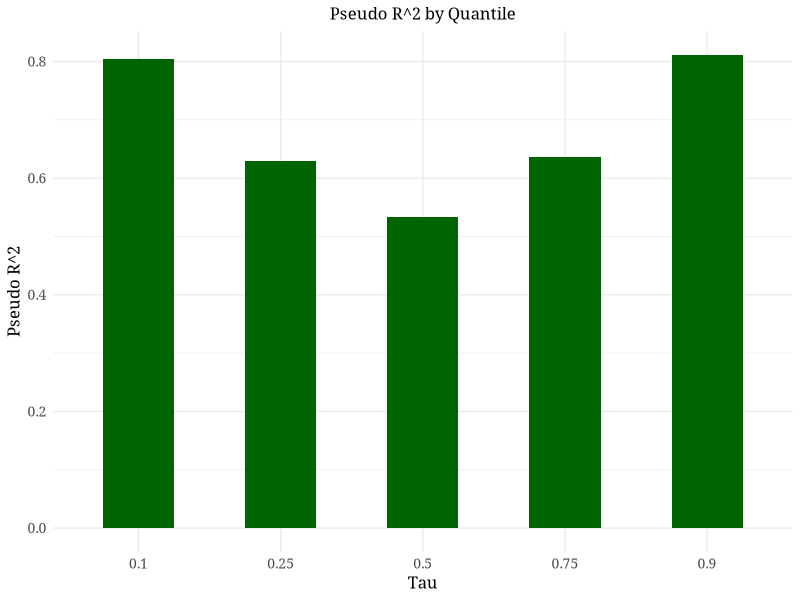

Recreate this plot in R.
library(tidyverse)
library(MASS)
library(quantreg)

nfl_qbr <- read_csv("nfl_qbr.csv") 

predictors <- c(
  "completions", "attempts", "passing_yards", "passing_tds", "passing_interceptions",
  "sacks_suffered", "sack_yards_lost", "sack_fumbles", "sack_fumbles_lost", 
  "passing_air_yards", "passing_first_downs", "passing_epa", "passing_cpoe",
  "pacr", "carries", "rushing_yards", "rushing_tds", 
  "rushing_fumbles", "rushing_fumbles_lost", "rushing_first_downs", "rushing_epa",
  "rest", "roof", "surface", "pct_total")

full_mod <- lm(qbr ~ ., data = nfl_qbr[, c("qbr", predictors)])
step_mod <- stepAIC(full_mod, direction = "both")
summary(step_mod)

quantiles <- c(0.1, 0.25, 0.50, 0.75, 0.90)
qr_models <- map(quantiles, ~ rq(qbr ~ passing_yards + passing_tds + passing_interceptions + 
                                   sack_yards_lost + passing_air_yards + passing_epa + passing_cpoe + 
                                   rushing_first_downs + rushing_epa + surface + pct_total + 
                                   sack_fumbles, tau = .x, data = nfl_qbr))

map(qr_models, summary)

qr_rsq <- function(model) {
  rho <- function(u, tau) tau * u * (u >= 0) + (tau - 1) * u * (u < 0)
  y <- model$model$qbr
  ss_res <- sum(rho(y - fitted(model), model$tau))
  ss_tot <- sum(rho(y - median(y), model$tau))
  1 - ss_res/ss_tot}
pseudo_r2 <- map_dfr(qr_models, ~ data.frame(tau = .x$tau, r2 = qr_rsq(.x)), 
                     .id = "model")

print(pseudo_r2) 

# Plot for poster:
ggplot(pseudo_r2, aes(x = factor(tau), y = r2)) +
  geom_col(width = 0.5, fill = "darkgreen") +
  labs(
    x = "Tau",
    y = "Pseudo R^2",
    title = "Pseudo R^2 by Quantile") +
  theme_minimal(base_family = "Garamond") +
  theme(
    plot.title = element_text(hjust = 0.5, size = 12, family = "Garamond"),
    axis.text.x = element_text(size = 10, family = "Garamond"),
    axis.text.y = element_text(size = 10, family = "Garamond"),
    axis.title.x = element_text(size = 12, family = "Garamond"),
    axis.title.y = element_text(size = 12, family = "Garamond"))
